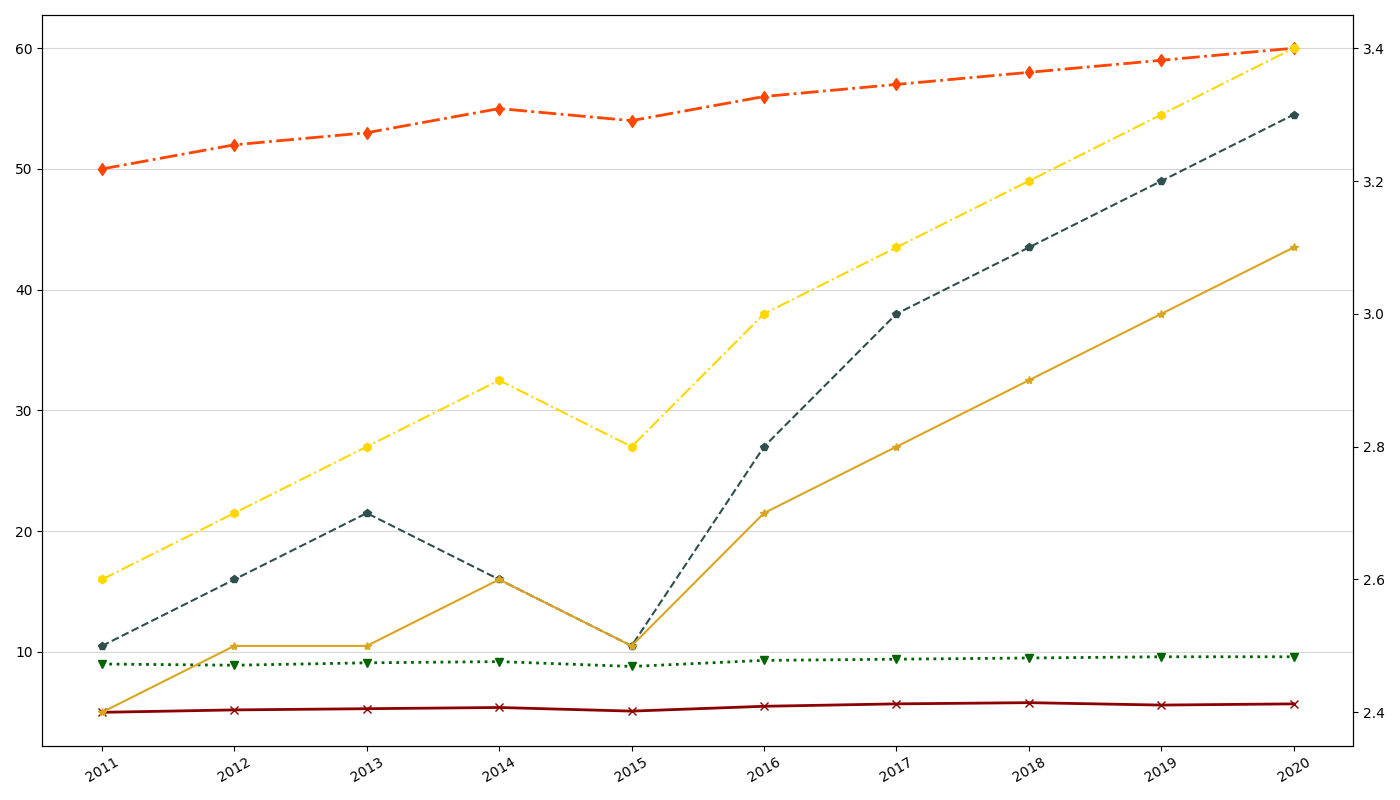

Write Python code to recreate this figure.
import matplotlib.pyplot as plt
import numpy as np

years = np.arange(2011, 2021)
apples_vitamin_c = np.array([5, 5.2, 5.3, 5.4, 5.1, 5.5, 5.7, 5.8, 5.6, 5.7])
apples_fiber = np.array([2.5, 2.6, 2.7, 2.6, 2.5, 2.8, 3.0, 3.1, 3.2, 3.3])
oranges_vitamin_c = np.array([50, 52, 53, 55, 54, 56, 57, 58, 59, 60])
oranges_fiber = np.array([2.4, 2.5, 2.5, 2.6, 2.5, 2.7, 2.8, 2.9, 3.0, 3.1])
bananas_vitamin_c = np.array([9, 8.9, 9.1, 9.2, 8.8, 9.3, 9.4, 9.5, 9.6, 9.6])
bananas_fiber = np.array([2.6, 2.7, 2.8, 2.9, 2.8, 3.0, 3.1, 3.2, 3.3, 3.4])

fig, ax1 = plt.subplots(figsize=(14, 8))

ax1.plot(years, apples_vitamin_c, color='#8B0000', marker='x', linestyle='-', linewidth=2)
ax1.plot(years, oranges_vitamin_c, color='#FF4500', marker='d', linestyle='-.', linewidth=2)
ax1.plot(years, bananas_vitamin_c, color='#006400', marker='v', linestyle=':', linewidth=2)

ax2 = ax1.twinx()
ax2.plot(years, apples_fiber, color='#2F4F4F', marker='p', linestyle='--', linewidth=1.5)
ax2.plot(years, oranges_fiber, color='#DAA520', marker='*', linestyle='-', linewidth=1.5)
ax2.plot(years, bananas_fiber, color='#FFD700', marker='h', linestyle='-.', linewidth=1.5)

ax1.set_xticks(years)
ax1.set_xticklabels(years, rotation=30)
ax1.yaxis.grid(True, linestyle='-', alpha=0.5)
ax2.yaxis.grid(False)

# Slightly reduce margins between plot elements
plt.tight_layout()
plt.show()
